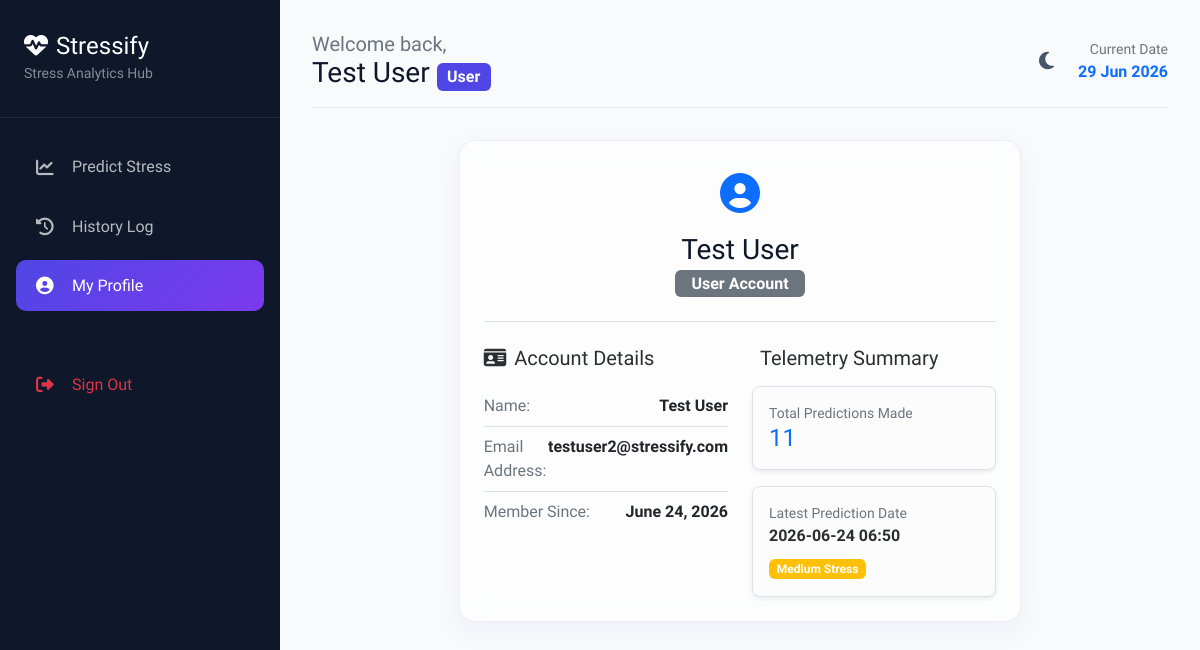
/profile (signed in), run on an earlier commit of the app's database.
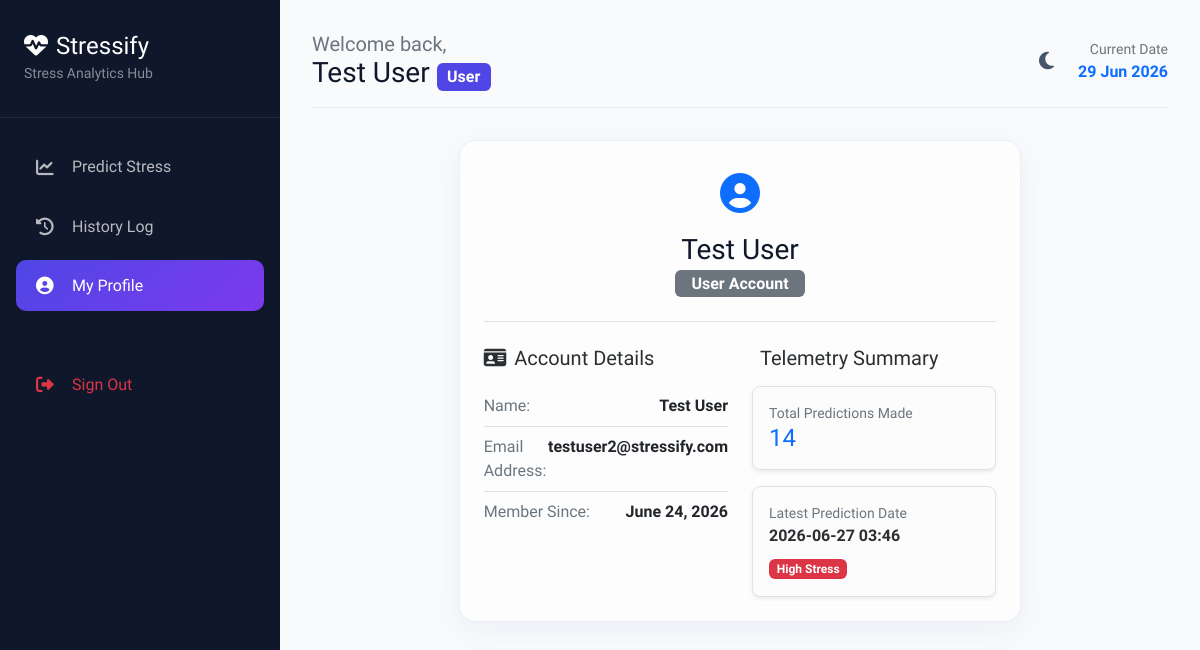
And on a later commit of the database.
### models.py (models this page shows, shortened)
class Prediction(db.Model):
    __tablename__ = 'predictions'
    id = db.Column(db.Integer, primary_key=True)
    user_id = db.Column(db.Integer, db.ForeignKey('users.id', ondelete='CASCADE'), nullable=False)
    age = db.Column(db.Integer, nullable=False)
    gender = db.Column(db.String(10), nullable=False)
    company = db.Column(db.String(100), nullable=False)
    department = db.Column(db.String(100), nullable=False)
    years_in_company = db.Column(db.Float, nullable=False)
    prior_experience = db.Column(db.Float, nullable=False)
    salary = db.Column(db.Float, nullable=False)
    annual_bonus = db.Column(db.Float, nullable=False)
    resting_heart_rate = db.Column(db.Integer, nullable=False)
    predicted_stress = db.Column(db.String(20), nullable=False) # 'Low', 'Medium', 'High'
    confidence_score = db.Column(db.Float, nullable=False)
    prediction_date = db.Column(db.DateTime, default=datetime.utcnow)
    user = db.relationship('User', backref=db.backref('predictions', cascade='all, delete-orphan'))

### app.py (the view)
@app.route('/profile')
@login_required
def profile():
    user_predictions = Prediction.query.filter_by(user_id=current_user.id).order_by(Prediction.prediction_date.desc()).all()
    return render_template('profile.html', active_page='profile', predictions=user_predictions)

### app.py (called while the page is built)
@login_manager.user_loader
def load_user(user_id):
    return User.query.get(int(user_id))

@app.context_processor
def inject_now():
    return {'datetime_now': datetime.now()}

### templates/profile.html (shortened to what this page needs)
{% extends "base.html" %}
{% block content %}
<div class="row justify-content-center">
    <div class="col-md-8">
        <div class="glass-panel p-4">
            <div class="text-center pb-4 mb-4 border-bottom">
                <span class="fs-1 text-primary"><i class="fas fa-user-circle"></i></span>
                <h3 class="font-weight-bold mt-2 mb-1">{{ current_user.name }}</h3>
                <span class="badge bg-secondary px-3 py-1.5 fs-6">{{ current_user.role }} Account</span>
            </div>
            <div class="row g-4">
                <div class="col-md-6">
                    <h5 class="font-weight-bold text-secondary-emphasis mb-3">
                        <i class="fas fa-id-card me-2 text-indigo"></i>Account Details
                    </h5>
                    <ul class="list-group list-group-flush bg-transparent">
                        <li class="list-group-item bg-transparent px-0 d-flex justify-content-between">
                            <span class="text-secondary">Name:</span>
                            <strong>{{ current_user.name }}</strong>
                        </li>
                        <li class="list-group-item bg-transparent px-0 d-flex justify-content-between">
                            <span class="text-secondary">Email Address:</span>
                            <strong>{{ current_user.email }}</strong>
                        </li>
                        <li class="list-group-item bg-transparent px-0 d-flex justify-content-between">
                            <span class="text-secondary">Member Since:</span>
                            <strong>{{ current_user.created_at.strftime('%B %d, %Y') }}</strong>
                        </li>
                    </ul>
                </div>
                <div class="col-md-6 border-start-md">
                    <h5 class="font-weight-bold text-secondary-emphasis mb-3">
                        Telemetry Summary
                    </h5>
                    <div class="p-3 border rounded-3 bg-light-subtle shadow-sm mb-3">
                        <small class="text-secondary d-block">Total Predictions Made</small>
                        <h4 class="font-weight-bold mb-0 text-primary">{{ predictions|length if predictions else 0 }}</h4>
                    </div>
                    {% if predictions %}
                    {% set latest = predictions[0] %}
                    <div class="p-3 border rounded-3 bg-light-subtle shadow-sm">
                        <small class="text-secondary d-block">Latest Prediction Date</small>
                        <strong class="text-secondary-emphasis">{{ latest.prediction_date.strftime('%Y-%m-%d %H:%M') }}</strong>
                        <div class="mt-2">
                            <span class="badge bg-{{ 'success' if latest.predicted_stress == 'Low' else 'warning' if latest.predicted_stress == 'Medium' else 'danger' }}">
                                {{ latest.predicted_stress }} Stress
                            </span>
                        </div>
                    </div>
                    {% else %}
                    <div class="text-center py-4 border border-dashed rounded-3 opacity-75">
                        <small class="text-secondary">No predictions recorded yet.</small>
                    </div>
                    {% endif %}
                </div>
            </div>
        </div>
    </div>
</div>
{% endblock %}

What changed in the data, as far as the page shows it:
no longer on this page (row unchanged): Prediction: prediction_date "2026-06-24 06:50", predicted_stress "Medium"
added Prediction: prediction_date "2026-06-27 03:46", predicted_stress "High"
Also different on the page:
{{ predictions|length if predictions else 0 }}: "11" → "14"
